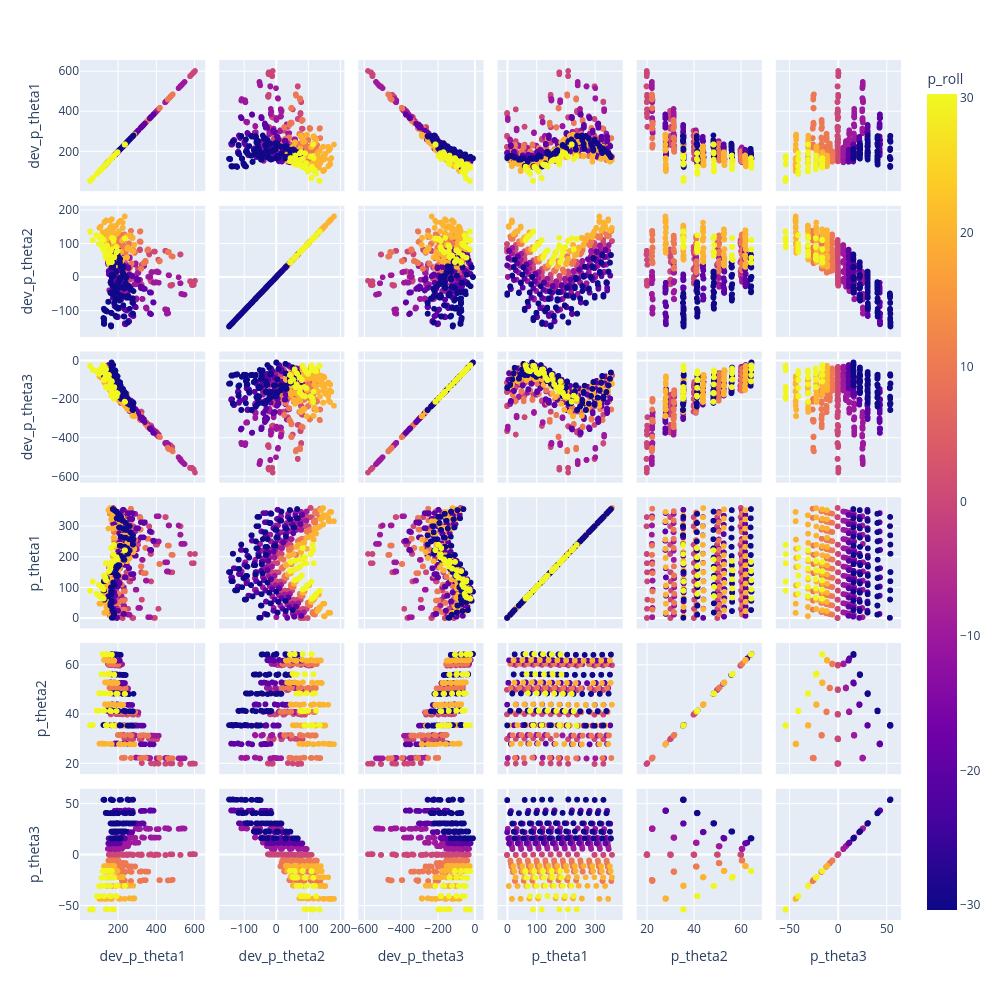

Notebook source saved alongside this figure:
### Markdown cell above
# Theta Space Residuals - BEFORE

### Code cell
fig = px.scatter_matrix(d, dimensions=["dev_p_theta1", "dev_p_theta2", "dev_p_theta3", "p_theta1", "p_theta2", "p_theta3"], color="p_roll")
fig.update_layout(height=1000,width=1000 )
fig.show()

### Figure 1 — Plotly figure (JSON) as saved in the notebook; plotly's stock layout.template omitted (floating-point values rounded to 4 significant figures; data arrays with more than 128 entries replaced by an {"elided": "..."} marker saying what was removed)
{"data": [{"dimensions": [{"axis": {"matches": true}, "label": "dev_p_theta1", "values": {"elided": "1742 float values"}}, {"axis": {"matches": true}, "label": "dev_p_theta2", "values": {"elided": "1742 float values"}}, {"axis": {"matches": true}, "label": "dev_p_theta3", "values": {"elided": "1742 float values"}}, {"axis": {"matches": true}, "label": "p_theta1", "values": {"elided": "1742 float values"}}, {"axis": {"matches": true}, "label": "p_theta2", "values": {"elided": "1742 float values"}}, {"axis": {"matches": true}, "label": "p_theta3", "values": {"elided": "1742 float values"}}], "hovertemplate": "%{xaxis.title.text}=%{x}<br>%{yaxis.title.text}=%{y}<br>p_roll=%{marker.color}<extra></extra>", "legendgroup": "", "marker": {"color": {"elided": "1742 float values"}, "coloraxis": "coloraxis", "symbol": "circle"}, "name": "", "showlegend": false, "type": "splom"}], "layout": {"coloraxis": {"colorbar": {"title": {"text": "p_roll"}}, "colorscale": [[0, "#0d0887"], [0.1111, "#46039f"], [0.2222, "#7201a8"], [0.3333, "#9c179e"], [0.4444, "#bd3786"], [0.5556, "#d8576b"], [0.6667, "#ed7953"], [0.7778, "#fb9f3a"], [0.8889, "#fdca26"], [1, "#f0f921"]]}, "dragmode": "select", "height": 1000, "legend": {"tracegroupgap": 0}, "margin": {"t": 60}, "width": 1000}}
